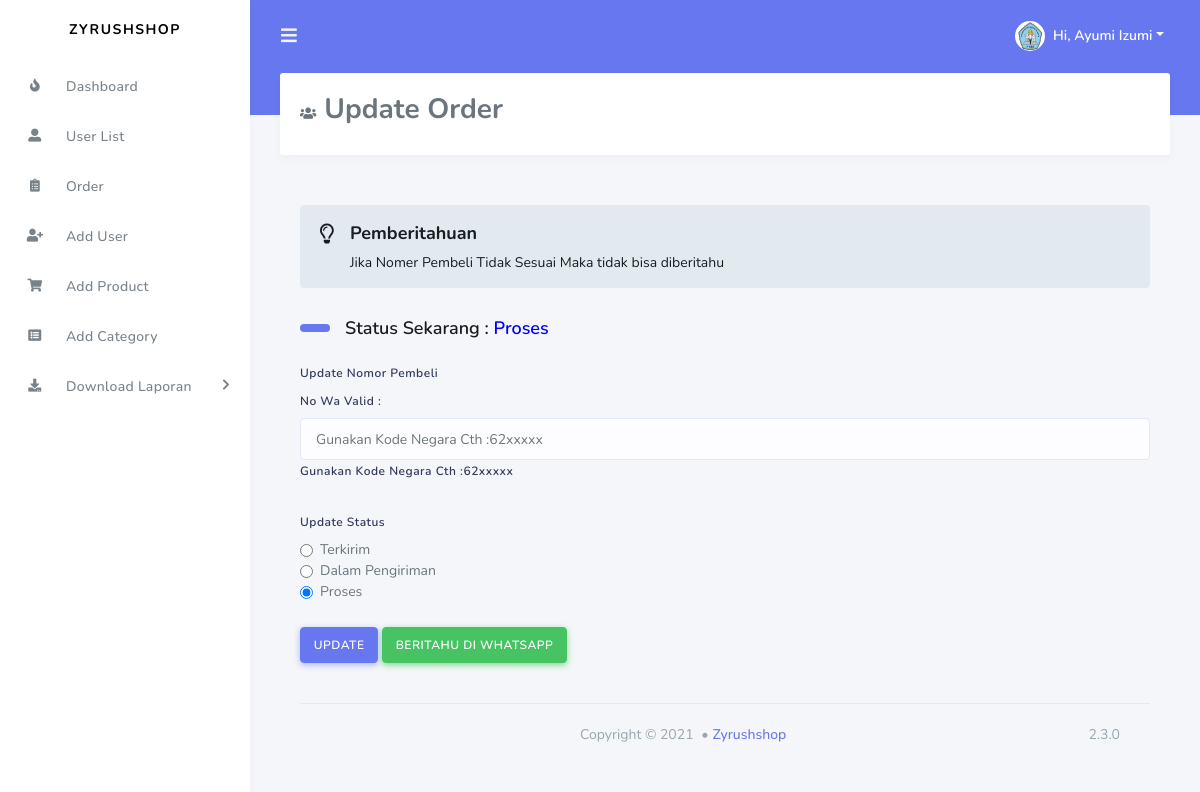
Page /updateOrder.php?id=8 (signed in) on the committed database.
### tables this page shows
CREATE TABLE `tbl_users` (
  `id` int(11) NOT NULL,
  `name` varchar(255) DEFAULT NULL,
  `email` varchar(255) DEFAULT NULL,
  `password` varchar(255) DEFAULT NULL,
  `mobile` varchar(25) DEFAULT NULL,
  `roleid` tinyint(4) DEFAULT NULL,
  `isActive` tinyint(4) DEFAULT 0,
  `fld_address` varchar(500) NOT NULL,
  `fld_logo` varchar(250) NOT NULL,
  `created_at` timestamp NOT NULL DEFAULT current_timestamp(),
  `updated_at` timestamp NOT NULL DEFAULT current_timestamp()
);

CREATE TABLE `tbl_order` (
  `order_id` int(11) NOT NULL,
  `penjual` varchar(250) NOT NULL,
  `nproduk` varchar(255) NOT NULL,
  `jumlah` varchar(255) NOT NULL,
  `alamat` varchar(255) NOT NULL,
  `status` varchar(250) NOT NULL
);

### lib/Session.php (called while the page is built, shortened)
<?php
class Session{
  public static function get($key){
    if (isset($_SESSION[$key])) {
      return $_SESSION[$key];
    }else{
      return false;
    }
  }
}

### classes/Users.php (called while the page is built, shortened)
<?php
include 'lib/Database.php';
include_once 'lib/Session.php';
class Users{
  private $db;
  public function __construct(){
    $this->db = new Database();
  }
    public function getUserInfoById($userid){
      $sql = "SELECT * FROM tbl_users WHERE id = :id LIMIT 1";
      $stmt = $this->db->pdo->prepare($sql);
      $stmt->bindValue(':id', $userid);
      $stmt->execute();
      $result = $stmt->fetch(PDO::FETCH_OBJ);
      if ($result) {
        return $result;
      }else{
        return false;
      }
    }
    public function getOrderInfoById($order_id){
      $sql = "SELECT * FROM tbl_order WHERE order_id = :order_id LIMIT 1";
      $stmt = $this->db->pdo->prepare($sql);
      $stmt->bindValue(':order_id', $order_id);
      $stmt->execute();
      $result = $stmt->fetch(PDO::FETCH_OBJ);
      if ($result) {
        return $result;
      }else{
        return false;
      }
    }
}

### lib/Database.php (called while the page is built, shortened)
<?php
class  Database{
  public $pdo;
  public function __construct(){
    if (!isset($this->pdo)) {
      try {
        $link = new PDO('mysql:host='.DB_HOST.'; dbname='.DB_NAME, DB_USER, DB_PASS);
        $link->setAttribute(PDO::ATTR_ERRMODE, PDO::ERRMODE_EXCEPTION);
        $link->exec("SET CHARACTER SET utf8");
        $this->pdo  =  $link;
      } catch (PDOException $e) {
        die("Connection error...".$e->getMessage());
      }
    }
  }
}

### updateOrder.php (the view, shortened to what this page needs)
<?php
include 'inc/header.php';
 ?>
<div class="main-content">
        <section class="section">
          <div class="section-header">
          <h3><i class="fas fa-users mr-2"></i>Update Order </h3>
          </div>
          <div class="section-body">
        <div class="card-body">
        <div class="alert alert-light alert-has-icon">
                      <div class="alert-icon"><i class="far fa-lightbulb"></i></div>
                      <div class="alert-body">
                        <div class="alert-title">Pemberitahuan</div>
                        Jika Nomer Pembeli Tidak Sesuai Maka tidak bisa diberitahu
                      </div>
                    </div>
        <?php
          if (isset($_GET['id'])) {
            $userid = preg_replace('/[^a-zA-Z0-9-]/', '', (int)$_GET['id']);
          }
        ?>
            <?php
            $getOrderInfo = $users->getOrderInfoById($userid);
            if ($getOrderInfo) {
            ?>
           <h2 class="section-title">Status Sekarang : <span style="color:blue;"><?php echo $getOrderInfo->status; ?></span> </h2>
                <form action="" method="POST">
                    <div class="form-group">
                    <label class="d-block">Update Nomor Pembeli</label>
                         <label for="food_name">No Wa Valid :</label>
                            <input type="number" class="form-control" value="<?php echo $getOrderInfo->no_pembeli; ?>" placeholder="Gunakan Kode Negara Cth :62xxxxx" name="no_pembeli" required>
                            <label for="food_name">Gunakan Kode Negara Cth :62xxxxx</label>
                    </div>
                    <div class="form-group">
                      <label class="d-block">Update Status</label>
                      <div class="form-check">
                        <input class="form-check-input" type="radio" value="Terkirim" name="status" id="status1">
                        <label class="form-check-label" for="status1">
                          Terkirim
                        </label>
                      </div>
                      <div class="form-check">
                        <input class="form-check-input" type="radio" value="Dalam Pengiriman" name="status" id="status2">
                        <label class="form-check-label" for="status2">
                          Dalam Pengiriman
                        </label>
                      </div>
                      <div class="form-check">
                        <input class="form-check-input" type="radio" value="Proses" name="status" id="status2" checked>
                        <label class="form-check-label" for="status2">
                          Proses
                        </label>
                      </div>
                    </div>
                    <input name="update" class="btn btn-primary" type="submit" title="UPDATE" value="UPDATE"></input>
                    <input id="send_form" class="btn btn-success" href="javascript:void" type="submit" title="UPDATE" value="BERITAHU DI WHATSAPP"></input>
                </form>
<?php
  include 'inc/footer.php';
  ?>
<?php } ?>

### inc/header.php (shortened to what this page needs)
<?php
$filepath = realpath(dirname(__FILE__));
include_once $filepath."/../lib/Session.php";
$users = new Users();
?>
<!DOCTYPE html>
<html lang="en">
<head>
  <link rel="stylesheet" href="https://stackpath.bootstrapcdn.com/bootstrap/4.3.1/css/bootstrap.min.css">
  <link rel="stylesheet" href="https://use.fontawesome.com/releases/v5.7.2/css/all.css">
  <link rel="stylesheet" href="assets/css/style.css">
  <link rel="stylesheet" href="assets/css/components.css">
  <link rel="stylesheet" href="https://cdn.datatables.net/1.10.24/css/dataTables.bootstrap4.min.css">
</head>
<body>
<div id="app">
    <div class="main-wrapper">
      <div class="navbar-bg"></div>
      <nav class="navbar navbar-expand-lg main-navbar">
        <form class="form-inline mr-auto">
          <ul class="navbar-nav mr-3">
            <li><a href="#" data-toggle="sidebar" class="nav-link nav-link-lg"><i class="fas fa-bars"></i></a></li>
          </ul>
        </form>
        <ul class="navbar-nav navbar-right">
        <?php
    $getUinfo = $users->getUserInfoById(Session::get("id"));
    if ($getUinfo) {
     ?>
          <li class="dropdown"><a href="#" data-toggle="dropdown" class="nav-link dropdown-toggle nav-link-lg nav-link-user">
          <?php echo '<img src=',$getUinfo->fld_logo,' class="rounded-circle mr-1" width="50" height="30">'; ?>
            <div class="d-sm-none d-lg-inline-block">Hi, <?php $name = Session::get('name'); if (isset($name)) { echo $name; } ?></div></a>
            <?php } ?>
          </li>
        </ul>
      </nav>
      <div class="main-sidebar">
        <aside id="sidebar-wrapper">
          <div class="sidebar-brand">
            <a href="dashboard.php">ZYRUSHSHOP</a>
          </div>
          <ul class="sidebar-menu">
              <?php if (Session::get('id') == TRUE) { ?>
            <?php if (Session::get('roleid') == '1') { ?>
                <li class="nav-item"><a href="dashboard.php" class="nav-link"><i class="fas fa-fire"></i><span>Dashboard</span></a></li>
                <li class="nav-item"><a href="userlist.php" class="nav-link"><i class="fas fa-user-alt"></i> <span>User List</span></a></li>
                <li class="nav-item"><a href="vieworder.php" class="nav-link"><i class="fas fa-clipboard-list"></i> <span>Order</span></a></li>
                <li class="nav-item"><a href="addUser.php" class="nav-link"><i class="fas fa-user-plus"></i> <span>Add User</span></a></li>
                <li class="nav-item"><a href="addProduct.php" class="nav-link"><i class="fas fa-shopping-cart"></i> <span>Add Product</span></a></li>
                <li class="nav-item"><a href="addCategory.php" class="nav-link"><i class="fas fa-list-alt"></i> <span>Add Category</span></a></li>
              <?php  } ?>
              <?php } ?>
          <?php if (Session::get('id') == TRUE) { ?>
                  <?php if (Session::get('roleid') == '1') { ?>
          <li class="nav-item dropdown">
                <a href="#" class="nav-link has-dropdown"><i class="fas fa-download"></i> <span>Download Laporan</span></a>
                    <?php  } ?>
                    <?php } ?>
              </li>
            </ul>
        </aside>
      </div>

### rows in the picture
tbl_users: fld_logo (picture)
tbl_order: status "Proses"

### other values in the picture
$name "Ayumi Izumi"
